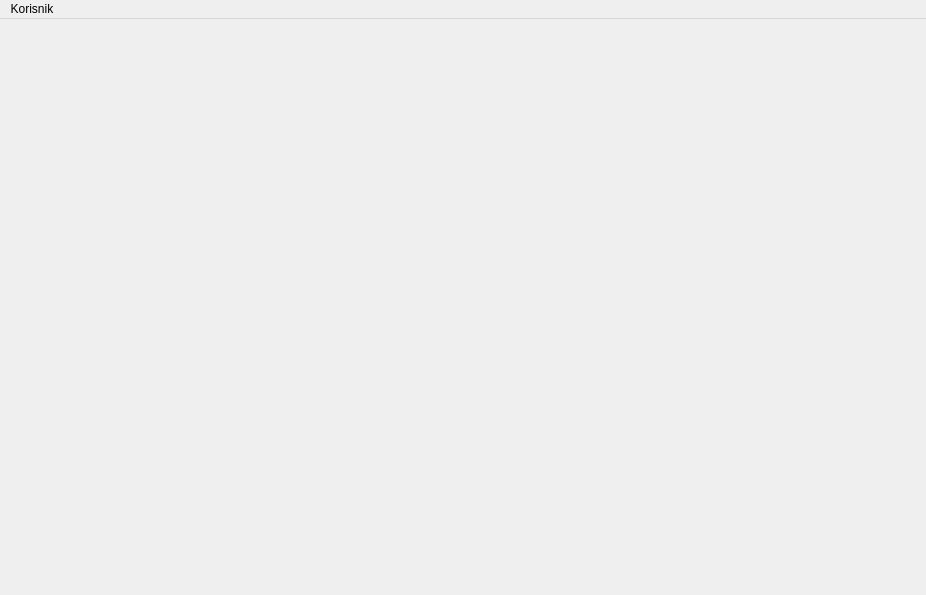
<?xml version="1.0" encoding="UTF-8"?>
<ui version="4.0">
 <class>MainWindow</class>
 <widget class="QMainWindow" name="MainWindow">
  <property name="geometry">
   <rect>
    <x>0</x>
    <y>0</y>
    <width>926</width>
    <height>595</height>
   </rect>
  </property>
  <property name="windowTitle">
   <string>Vigor System</string>
  </property>
  <property name="windowIcon">
   <iconset resource="resource.qrc">
    <normaloff>:/resources/resource/img/vigor-300x291.png</normaloff>:/resources/resource/img/vigor-300x291.png</iconset>
  </property>
  <property name="styleSheet">
   <string notr="true"/>
  </property>
  <property name="iconSize">
   <size>
    <width>80</width>
    <height>45</height>
   </size>
  </property>
  <widget class="QWidget" name="centralWidget">
   <layout class="QGridLayout" name="gridLayout_2">
    <item row="0" column="0">
     <layout class="QGridLayout" name="ViewLayout"/>
    </item>
   </layout>
  </widget>
  <widget class="QMenuBar" name="menuBar">
   <property name="geometry">
    <rect>
     <x>0</x>
     <y>0</y>
     <width>926</width>
     <height>25</height>
    </rect>
   </property>
   <widget class="QMenu" name="menuKorisnik">
    <property name="title">
     <string>Korisnik</string>
    </property>
    <addaction name="actionPromena_lozinke"/>
    <addaction name="actionIzloguj_se"/>
   </widget>
   <addaction name="menuKorisnik"/>
  </widget>
  <action name="actionPromena_lozinke">
   <property name="text">
    <string>Promena lozinke</string>
   </property>
  </action>
  <action name="actionIzloguj_se">
   <property name="text">
    <string>Izloguj se</string>
   </property>
  </action>
 </widget>
 <layoutdefault spacing="6" margin="11"/>
 <resources>
  <include location="resource.qrc"/>
 </resources>
 <connections/>
 <slots>
  <slot>milos()</slot>
 </slots>
</ui>
